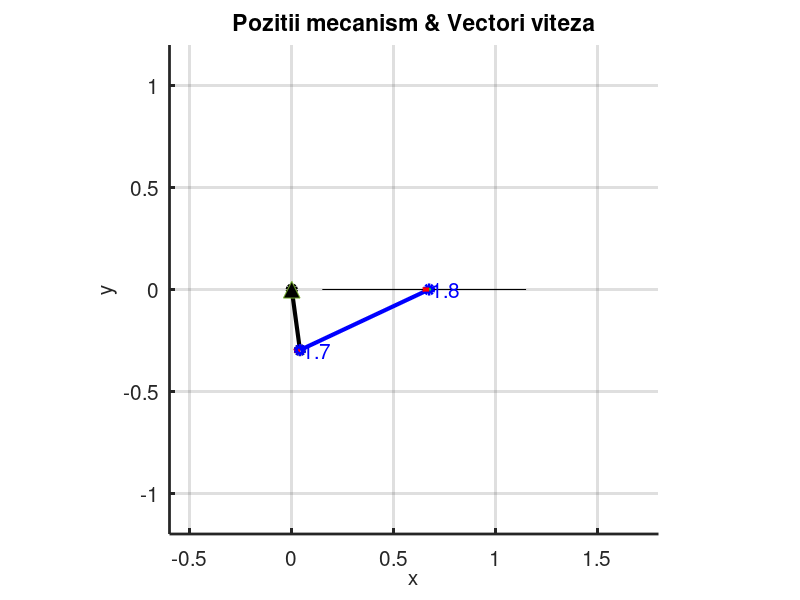
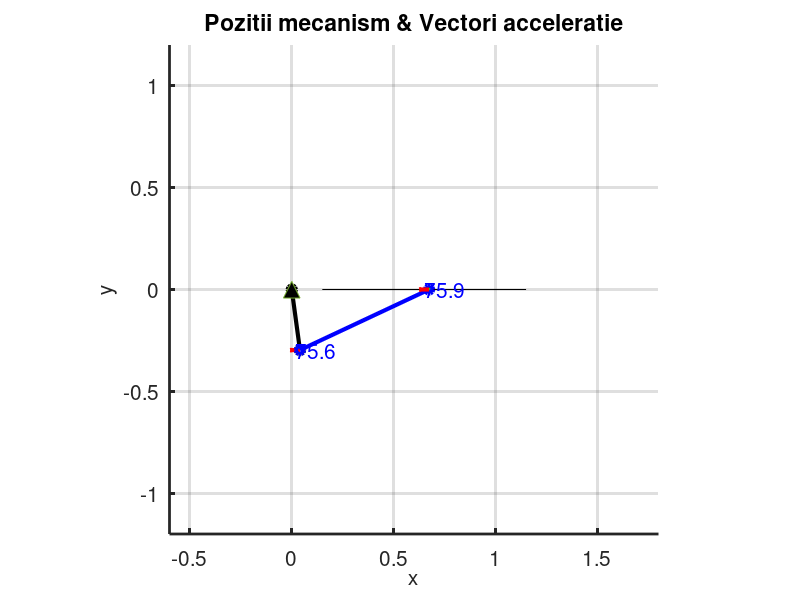

The MATLAB source for these figures, in order:
% Program for calculating and plotting the connecting rod-crank mechanism   
% Prof. M.V. Predoi, Departamentul de Mecanica, UPB.
% Se pot defini geometria mecanismului si rotatia manivelei:
%    theta(t) 
%
% ====== Setari ale ferestri grafice ====================
close all; clc;

%========Datele problemei ==========================
R=0.3;         % Crank radius [m]
L= R+0.4;    % Connecting rod length [m]
if (L<R)
  disp('EROARE: L<R !')
  return
 end
%---------------------------------------------------
% Daca miscarea are acceleratie:
eps=-250;              % Angular acceleration           [rad/s^2]
%----------------------------------------------------
theta0=-pi/2;       % Initial angular position    [rad]
%---------------------------------------------------
omega0=10;    % Initial angular velocity  [rad/s]
%---------------------------------------------------

% Se defineste un set de valori pentru timp: 
 t = linspace(0,0.2*pi/omega0,45);       % t0 : time step :final time
 unu=ones(size(t));
 %---------------------------------------------------
 % Definirea ecuatiilor de miscare:
 theta = theta0 + omega0*t + eps/2*t.^2;      % theta(t)  [rad]
 %---------------------------------------------------
 % Definirea componentelor vitezei:
 omega=omega0 + eps*t;                              % Viteza unghiulara (rad/s)
 vr = 0;                                                              % dr/dt     [m/s]
 vn = omega.*R;                                              % omega*r  [m/s]
  %---------------------------------------------------
 % Definirea componentelor acceleratiei:
 epsilon= eps;
 ar =- omega.^2*R;                                                              % d2r/dt2 - omega^2*r  [m/s^2]
 an = R.*epsilon +2*vr.*omega;                     % epsilon*r +2 dr/dt*omega  [m/s^2]
 %----------------------------------------------------
 % Transformarea de coordonate: polare -> careziene
 xA=R.*cos(theta);
 yA=R.*sin(theta);
 vxA=vr.*cos(theta) - vn.*sin(theta);
 vyA=vr.*sin(theta) + vn.*cos(theta);
 vA=sqrt(vxA.^2 + vyA.^2);                                % Modulul vitezei in A
 axA=ar.*cos(theta) - an.*sin(theta);
 ayA=ar.*sin(theta) + an.*cos(theta);
aA=sqrt(axA.^2 + ayA.^2);                                % Modulul acceleratiei in A
 
 %----------------------------------------------------
 % Calcul pozitie si viteza piston
 % Not: fi = unghi dintre Ox si biela
 sinfi=R/L*sin(theta);  % Teorema sinusurilor
 fi=asin(sinfi);           % Unghiul fi
 omega2=R/L*cos(theta)./cos(fi).*omega;
 xB=R*cos(theta)+L*cos(fi); % Proiectie B pe Ox
 yB=zeros(size(xB));               % B ramane pe axa Ox
 vxB=-R*sin(theta).*(unu+R/L*cos(theta)./cos(fi)).*omega;  % Vx = dx/dt
 vyB=zeros(size(vxB));           % B se misca doar pe Ox
 vB=sqrt(vxB.^2 + vyB.^2);                                % Modulul vitezei in B
 axB=-R*omega.^2.*(cos(theta)+R/L*cos(2*theta)) - R*epsilon.*sin(theta).*(1+R/L*cos(theta));
 ayB=zeros(size(axB));           % B se misca doar pe Ox
 aB=sqrt(axB.^2 + ayB.^2);                                % Modulul acceleratiei in B
 %====== Trasarea miscarii bielei si vectori viteza ======
 figure(1);
 np=length(t);
 indv=fix(linspace(1,np,11));          % Se vor trasa 11 viteze
 origin=zeros(size(xA)); 
 xvecA=[origin xA];
 yvecA=[origin yA];
 xvecB=[xA xB];
 yvecB=[yA yB]; 
  
% plot(x,y,'Color','g','LineWidth',3); % Retrasare cu o linie mai groasa
% hold on; 
 maxv=max(sqrt(vr.^2+vn.^2));
 scv=0.05/maxv;                                  % Scara trasarii vitezelor
 dx=scv;
 dy=0.7*scv;
 axis([-2*R 6*R -4*R 4*R]);
 hold on
 
 for i=1:np
     line('xdata', [0.5*R 1.5*R+L], 'ydata', [0 0]);  % Trasare directie culisa (Ox)
     
     % Trasare manivela
     line ('xdata', [xvecA(i) xvecA(np+i)] , 'ydata', [yvecA(i) yvecA(np+i)],'Color','k','LineWidth',3,'marker','o');
     qp=quiver(xA(i),yA(i),vxA(i)*scv,vyA(i)*scv,0);  % Trasare vA
     set(qp,'autoscalefactor',scv,'MaxHeadSize',0.1,'Color','r','LineWidth',3);
     vAs=sprintf('%4.1f', vA(i)); 
     text(xA(i)+scv/2*vxA(i),yA(i)+scv/2*vyA(i), vAs ,'Color','b','fontsize', 15);  % Marcare v
     plot(0,-0.001,'marker','^','markerfacecolor','k','markersize',12);             % desen articulatie manivela
     
     %Trasare culisa 
      patch([xB(i)-dx,xB(i)+dx,xB(i)+dx,xB(i)-dx],[yB(i)-dy,yB(i)-dy,yB(i)+dy,yB(i)+dy],'g');
    
    % Trasare biela
     line ('xdata', [xvecB(i) xvecB(np+i)] , 'ydata', [yvecB(i) yvecB(np+i)],'Color','B','LineWidth',3,'marker','o');
     qp=quiver(xB(i),yB(i),vxB(i)*scv,vyB(i)*scv,0);  % Trasare vB
     set(qp,'autoscalefactor',scv,'MaxHeadSize',0.1,'Color','r','LineWidth',3);
     vBs=sprintf('%4.1f', vB(i)); 
     text(xB(i)+scv/2*vxB(i),yB(i)+scv/2*vyA(i), vBs ,'Color','b','fontsize', 15);  % Marcare v
    
     % Pregatire grafic noua pozitie
     pause(0.1);            % Pauza intre secvente
     if (i<np)
        cla;                       % Sterge imaginea pentru noul desen
     end
     
 end

 % ------ Se scriu titlul, axele, grid, etc. --------
 set(gca, 'linewidth', 2, 'fontsize', 15);
 hold off;  axis('equal');grid;
 title('Pozitii mecanism & Vectori viteza')
 xlabel('x','FontSize',15); ylabel('y','FontSize',15)
 pause(2);

 %=============================================================================================
 
 %====== Trasarea miscarii bielei si vectori acceleratie ======
 figure(2);
 np=length(t);
 indv=fix(linspace(1,np,11));          % Se vor trasa 11 viteze
 origin=zeros(size(xA)); 
 xvecA=[origin xA];
 yvecA=[origin yA];
 xvecB=[xA xB];
 yvecB=[yA yB]; 
  
% plot(x,y,'Color','g','LineWidth',3); % Retrasare cu o linie mai groasa
% hold on; 
 maxa=max(sqrt(axA.^2+ayA.^2));
 sca=0.05/maxa;                                  % Scara trasarii vitezelor
 dx=scv;
 dy=0.7*scv;
 axis([-2*R 6*R -4*R 4*R]);
 hold on
 
 for i=1:np
     line('xdata', [0.5*R 1.5*R+L], 'ydata', [0 0]);  % Trasare directie culisa (Ox)
     
     % Trasare manivela
     line ('xdata', [xvecA(i) xvecA(np+i)] , 'ydata', [yvecA(i) yvecA(np+i)],'Color','k','LineWidth',3,'marker','o');
     qp=quiver(xA(i),yA(i),axA(i)*sca,ayA(i)*sca,0);  % Trasare vA
     set(qp,'autoscalefactor',sca,'MaxHeadSize',0.1,'Color','r','LineWidth',3);
     aAs=sprintf('%4.1f', aA(i)); 
     text(xA(i)+sca/2*axA(i),yA(i)+sca/2*ayA(i), aAs ,'Color','b','fontsize', 15);  % Marcare a
     plot(0,-0.001,'marker','^','markerfacecolor','k','markersize',12);             % desen articulatie manivela
     
     %Trasare culisa 
      patch([xB(i)-dx,xB(i)+dx,xB(i)+dx,xB(i)-dx],[yB(i)-dy,yB(i)-dy,yB(i)+dy,yB(i)+dy],'g');
    
    % Trasare biela
     line ('xdata', [xvecB(i) xvecB(np+i)] , 'ydata', [yvecB(i) yvecB(np+i)],'Color','B','LineWidth',3,'marker','o');
     qp=quiver(xB(i),yB(i),axB(i)*sca,ayB(i)*sca,0);  % Trasare vB
     set(qp,'autoscalefactor',scv,'MaxHeadSize',0.1,'Color','r','LineWidth',3);
     aBs=sprintf('%4.1f', aB(i)); 
     text(xB(i)+sca/2*axB(i),yB(i)+sca/2*ayA(i), aBs ,'Color','b','fontsize', 15);  % Marcare a
    
     % Pregatire grafic noua pozitie
     pause(0.1);            % Pauza intre secvente
     if (i<np)
        cla;                       % Sterge imaginea pentru noul desen
     end
     
 end

 % ------ Se scriu titlul, axele, grid, etc. --------
 set(gca, 'linewidth', 2, 'fontsize', 15);
 hold off;  axis('equal');grid;
 title('Pozitii mecanism & Vectori acceleratie')
 xlabel('x','FontSize',15); ylabel('y','FontSize',15)
 pause(2);
 
 
 

%======== Listarea rezultatelor ===========================
 for i=1:np
   fprintf('t=%5.2f [s] teta=%4.1f [grade] xA=%5.3f [m] yA=%5.3f [m/s] xB=%5.3f [m] vA=%5.3f [m/s] vB=%5.3f [m/s]  \n',t(i),180/pi*theta(i),xA(i),yA(i),xB(i),vA(i),vB(i));
 end
